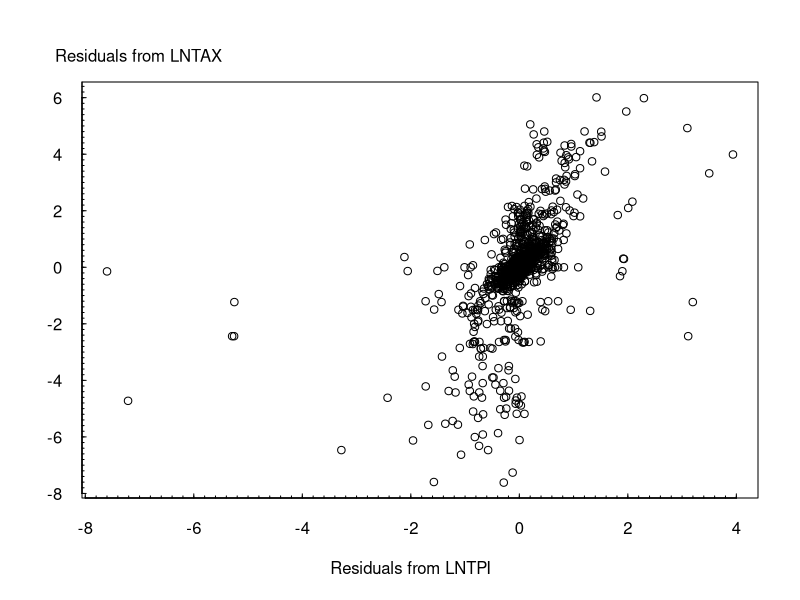

Recreate this plot in R.
## ---- chunk 1

#  "\t"  INDICATES SEPARATED BY TABLES  ;
taxprep  = read.table("TXTData/TaxPrep.txt", sep ="\t", quote = "",header=TRUE)

# taxprep=read.table(choose.files(), header=TRUE, sep="\t")
## ---- chunk 2
library(nlme)
gsummary(taxprep[, c("MS", "HH", "AGE", "EMP", "PREP")], groups=taxprep$TIME, FUN=mean)
## ---- chunk 3

summary(taxprep[, c("DEPEND", "LNTPI", "MR", "LNTAX")]) #summary does not provid standard deviation
## ---- chunk 4
#Standard Deviation
var<-var(taxprep[, c("DEPEND", "LNTPI", "MR", "LNTAX")])
sqrt(diag(var))
## ---- chunk 5
library(Hmisc)
summarize(taxprep$LNTAX, taxprep$MS, mean) 
summarize(taxprep$LNTAX, taxprep$HH, mean)
summarize(taxprep$LNTAX, taxprep$AGE, mean)
summarize(taxprep$LNTAX, taxprep$EMP, mean)
summarize(taxprep$LNTAX, taxprep$PREP, mean)

# TABLE counts of BINARY EXPLANATORY VARIABLE
# CREATE CATEGORICAL VARIABLE
taxprep$MSF=taxprep$MS
taxprep$HHF=taxprep$HH
taxprep$AGEF=taxprep$AGE
taxprep$EMPF=taxprep$EMP
taxprep$PREPF=taxprep$PREP
table(taxprep$MSF)
table(taxprep$HHF)
table(taxprep$AGEF)
table(taxprep$EMPF)
table(taxprep$PREPF)
## ---- chunk 6
cor(taxprep[,c("LNTAX", "DEPEND", "LNTPI", "MR")])
## ---- chunk 7
#CREATE CATEGORICAL VARIABLE
taxprep$SUBJECT1=factor(taxprep$SUBJECT)
lntax.lm = lm(LNTAX ~ SUBJECT1, data=taxprep)
lntpi.lm = lm(LNTPI ~ SUBJECT1, data=taxprep)
taxprep$Resid1=residuals(lntax.lm)
taxprep$Resid2=residuals(lntpi.lm)
plot(Resid1 ~ Resid2, data=taxprep, xaxt="n", yaxt="n", ylab="", xlab="")
axis(2, at=seq(-8, 7, by=2), las=1, font=10, cex=0.005, tck=0.01)
axis(2, at=seq(-8, 8, by=0.2), lab=F, tck=0.005)
axis(1, at=seq(-8,4, by=2), font=10, cex=0.005, tck=0.01)
axis(1, at=seq(-8, 4, by=0.2), lab=F, tck=0.005)
mtext("Residuals from LNTAX", side=2, line=-7, at=7.5, font=10, cex=1, las=1)
mtext("Residuals from LNTPI", side=1, line=3, at=-2, font=10, cex=1)
## ---- chunk 8
random<-lme(LNTAX~MS+HH+AGE+EMP+PREP+LNTPI+DEPEND+MR, data=taxprep, random=~1|SUBJECT, method="ML")
## NOTE* THE DEFAULT METHOD IN lme IS "REML"
summary(random)
## ---- chunk 9

#randomcoeff<-lme(LNTAX~MS+HH+AGE+EMP+PREP+LNTPI+DEPEND+MR, data=taxprep, random=~1+MS+HH+AGE+EMP+PREP+LNTPI+DEPEND+MR|SUBJECT, method="ML") 
# NOTE*:It takes forever to run the estimation, in the end a warning messaged was given. 
# No estimation result was produced. 
# The reason is due to the fact that in SAS, the method of mivque0 allows estimation for this model, in R this method is not readily available to be coded.
